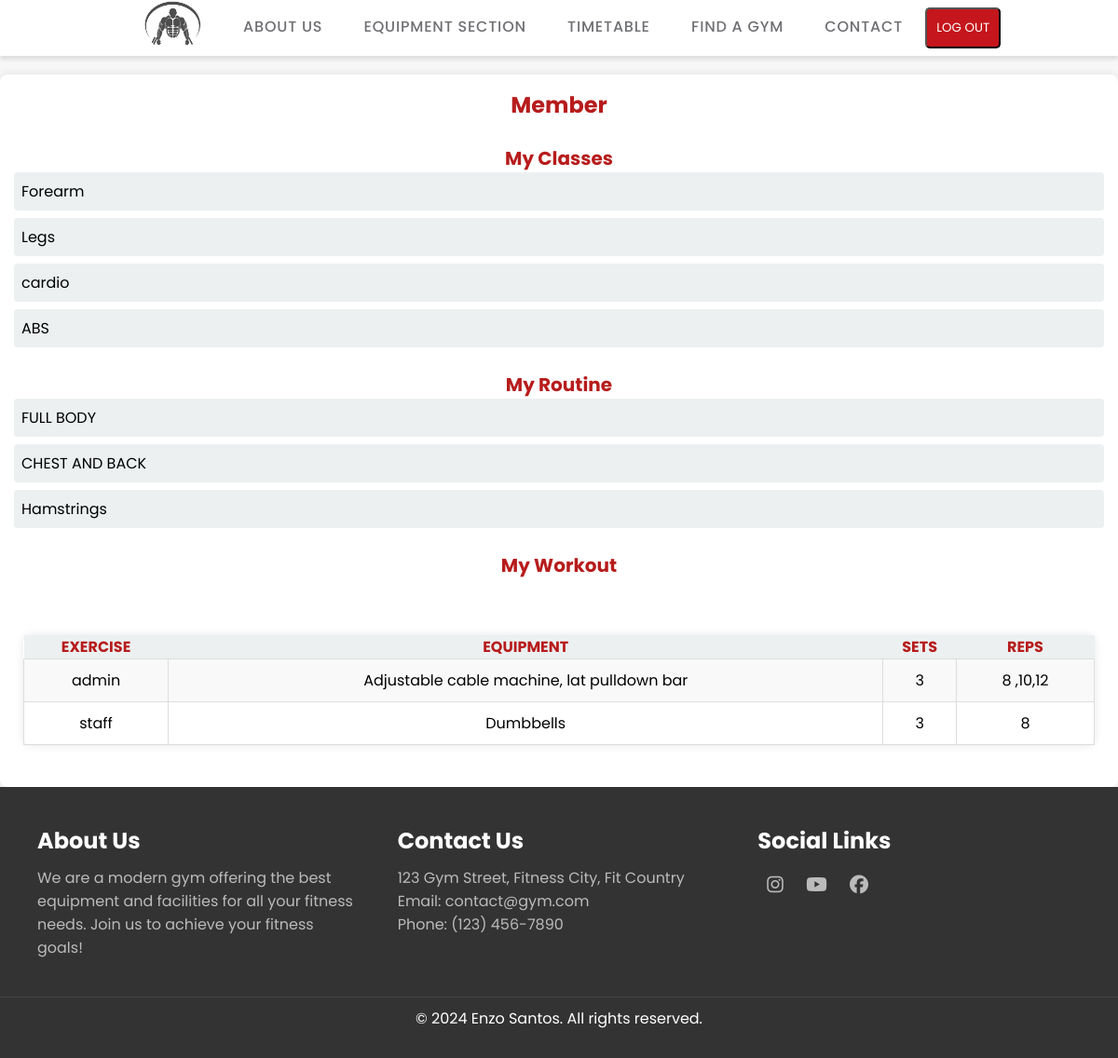
Screenshot of /pages/dashboard.php (signed in) with the database file from the repository.
### tables this page shows
CREATE TABLE `classes` (
  `id` int(11) NOT NULL,
  `name` varchar(100) NOT NULL
);

CREATE TABLE `routine` (
  `id` int(11) NOT NULL,
  `name` varchar(100) NOT NULL
);

CREATE TABLE `workout` (
  `id` int(11) NOT NULL,
  `exercise` varchar(200) NOT NULL,
  `equipment` varchar(200) NOT NULL,
  `sets` varchar(200) NOT NULL,
  `reps` varchar(200) NOT NULL
);

### functions/functions.php (called while the page is built, shortened)
<?php
function fetchClasses($dbConnect)
{
    $query = "SELECT id, name FROM classes";
    $stmt = $dbConnect->query($query);
    return $stmt->fetchAll(PDO::FETCH_ASSOC);
}
function fetchRoutines($dbConnect)
{
    $query = "SELECT id, name FROM routine";
    $stmt = $dbConnect->query($query);
    return $stmt->fetchAll(PDO::FETCH_ASSOC);
}
function fetchWorkout($dbConnect)
{
    $query = "SELECT id, exercise, equipment, sets, reps FROM workout";
    $stmt = $dbConnect->query($query);
    return $stmt->fetchAll(PDO::FETCH_ASSOC);
}

### pages/dashboard.php (the view, shortened to what this page needs)
<?php
include_once('../functions/functions.php');
$dbConnect = dbLink();
$classes = fetchClasses($dbConnect);
$memberClasses = fetchClasses($dbConnect);
$routines = fetchRoutines($dbConnect);
$memberRoutines = fetchRoutines($dbConnect);
$workouts = fetchWorkout($dbConnect);
?>
<!DOCTYPE html>
<html lang="en">
<head>
    <link rel="stylesheet" href="../css/style.css">
</head>
<body>
    <header>
        <div class="header-content">
            <div class="img-header">
                <a href="../index.php"><img src="../images/file (2).png" alt="Logo" id="imglogo"></a>
            </div>
        </div>
        <div class="navbar">
            <nav>
                <ul>
                    <li><a href="../pages/about.php">About Us</a></li>
                    <li><a href="../pages/equipment.php">Equipment Section</a></li>
                    <li><a href="../pages/timetable.php">Timetable</a></li>
                    <li><a href="https://www.google.com/maps/dir//mindroom+maps/data=!4m6!4m5!1m1!4e2!1m2!1m1!1s0x6b9103975a5f5c9f:0x98218c2e11a332d0?sa=X&ved=1t:3061&ictx=111"
                            target="_blank">Find a gym</a></li>
                    <li><a href="../pages/contact.php">Contact</a></li>
                    <div class="btn-position">
                        <li>
                            <form method="POST" action="">
                                <button type="submit" name="logout" id="btn-logout"
                                    style="color: green; background-color: #c4161c;   padding: 10px; border-radius: 5px; color: white; text-decoration: none; text-transform:uppercase">Log
                                    Out</button>
                            </form>
                        </li>
                    </div>
                </ul>
            </nav>
        </div>
    </header>
    <div class="dashboard-content">
        <?php
        if (isset($_SESSION['validate']) && $_SESSION['validate'] == 'validated') {
            switch ($_SESSION['position']) {
                case 'member':
                    echo '<div class="form-Option-members">
                                  <h2>Member</h2>
                                  <h3>My Classes</h3>
                                  <ul>';
                    foreach ($memberClasses as $memberClass) {
                        echo '<li>' . htmlspecialchars($memberClass['name']) . '</li>';
                    }
                    echo '</ul>
                              <h3>My Routine</h3>
                              <ul>';
                    foreach ($memberRoutines as $memberRoutine) {
                        echo '<li>' . htmlspecialchars($memberRoutine['name']) . '</li>';
                    }
                    echo '<h3>My Workout</h3>';
                    echo '<div class="workout-list">';
                    echo '<table id="tableW" >';
                    echo '<tr>';
                    echo '<th>Exercise</th>';
                    echo '<th>Equipment</th>';
                    echo '<th>Sets</th>';
                    echo '<th>Reps</th>';
                    echo '</tr>';
                    foreach ($workouts as $workout) {
                        echo '<tr>';
                        echo '<td>' .  htmlspecialchars($workout['exercise']) . '</td>';
                        echo '<td>' . htmlspecialchars($workout['equipment']) . '</td>';
                        echo '<td>' . htmlspecialchars($workout['sets']) . '</td>';
                        echo '<td>' . htmlspecialchars($workout['reps']) . '</td>';
                        echo '</tr>';
                    }
                    echo '</table> </div> ';
                    break;
            }
        }
        ?>
    </div>
    <footer class="footer">
        <div class="footer-container">
            <div class="footer-section">
                <h2>About Us</h2>
                <p>We are a modern gym offering the best equipment and facilities for all your fitness needs. Join us to
                    achieve your fitness goals!</p>
            </div>
            <div class="footer-section">
                <h2>Contact Us</h2>
                <p>123 Gym Street, Fitness City, Fit Country</p>
                <p>Email: contact@gym.com</p>
                <p>Phone: (123) 456-7890</p>
            </div>
            <div class="footer-section">
                <h2>Social Links</h2>
                <a href="#"><i class="fa-brands fa-instagram"></i></a>
                <a href="#"><i class="fa-brands fa-youtube"></i></a>
                <a href="#"><i class="fa-brands fa-facebook"></i></a>
            </div>
        </div>
        <div class="footer-bottom">
            &copy; 2024 Enzo Santos. All rights reserved.
        </div>
    </footer>
</body>
</html>

### css/style.css (style rules this page uses)
* { padding: 0; margin: 0; box-sizing: border-box; font-family: "Poppins", sans-serif; }
body { background-color: #f7f7f7; }
header { justify-content: center; display: flex; align-items: center; height: 60px; background-color: #ffff; position: sticky; top: 0; box-shadow: 0 4px 4px rgba(0, 0, 0, 0.1); z-index: 1000; }
.header-content { display: flex; }
.header-content a { text-decoration: none; }
#imglogo { height: 105px; align-items: center; }
.navbar { display: flex; }
nav ul li { display: inline; }
.btn-position { display: inline-block; }
nav a { text-decoration: none; margin: 20px; font-size: 16px; text-transform: uppercase; font-family: "Poppins", sans-serif; font-weight: 500; font-style: normal; letter-spacing: 0.8px; color: #6f7074; }
.footer { background-color: #333; color: #fff; padding: 20px 0; }
.footer-container { display: flex; justify-content: space-between; max-width: 1200px; margin: auto; padding: 0 20px; position: sticky; top: 0; }
.footer-section { flex: 1; padding: 20px; }
.footer-section h2 { margin-bottom: 10px; }
.footer-section p, .footer-section a { color: #bbb; text-decoration: none; }
.footer-section i { font-size: 20px; padding: 10px; }
.footer-bottom { text-align: center; padding: 10px; border-top: 1px solid #444; margin-top: 20px; }
table { width: 100%; border-collapse: collapse; margin-bottom: 20px; }
tbody td { padding: 10px; text-align: center; border: 1px solid #ddd; }
tbody tr:nth-child(even) { background: #f9f9f9; }
.form-Option-members { background-color: #ffffff; padding: 15px; border-radius: 8px; box-shadow: 0 0 10px rgba(0, 0, 0, 0.1); margin-top: 20px; text-align: center; }
.form-Option-members h2 { margin-bottom: 15px; font-size: 24px; font-weight: bold; color: #b71c1c; }
.form-Option-members ul { list-style-type: none; padding: 0; margin: 0; }
.form-Option-members li { background-color: #ecf0f1; padding: 8px; margin-bottom: 8px; border-radius: 4px; display: flex; justify-content: space-between; align-items: center; }
.form-Option-members h3 { font-size: 20px; color: #b71c1c; margin-top: 25px; }
.workout-list { max-height: 400px; overflow-x: auto; padding: 10px; background-color: #ffffff; }
#tableW { margin-top: 70px; background-color: #ffffff; padding: 20px; border-radius: 8px; box-shadow: 0 0 10px rgba(0, 0, 0, 0.1); margin-top: 50px; text-align: center; }
#tableW th { color: #b71c1c; text-transform: uppercase; background-color: #ecf0f1; }

### rows the page displays
classes: name "Forearm"
classes: name "Legs"
classes: name "cardio"
classes: name "ABS"
routine: name "FULL BODY"
routine: name "CHEST AND BACK"
routine: name "Hamstrings"
workout: exercise "admin", equipment "Adjustable cable machine, lat pulldown bar", sets "3", reps "8 ,10,12"
workout: exercise "staff", equipment "Dumbbells", sets "3", reps "8"
